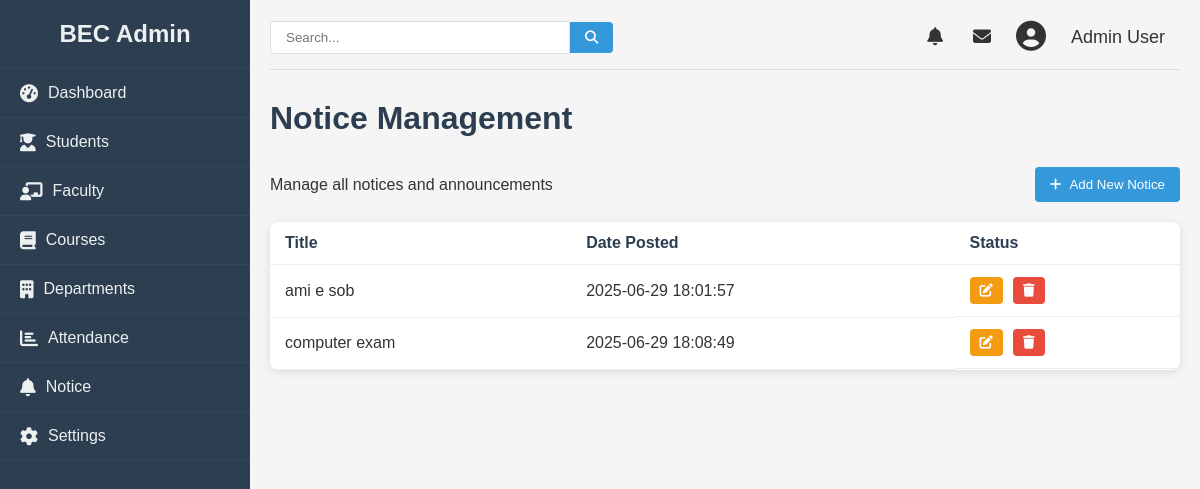
/admin/notice (signed in), run on the app's committed database.
### college/model.py (models this page shows, shortened)
class Notice(db.Model):
    id = db.Column(db.Integer, primary_key=True)
    title = db.Column(db.String(100), nullable=False)
    content = db.Column(db.String, nullable=False)
    date = db.Column(db.DateTime, nullable=False)

### college/admin/adminroute.py (the view)
@app.route("/admin/notice", methods = ["GET", "POST"])
def notice():
    logged = 'user_id' in session
    if logged:
        notices = Notice.query.all()
        return render_template("notice.html", notices=notices, data= False)
    else:
        return redirect(url_for("login"))

### college/admin/templates/notice.html (shortened to what this page needs)
{% from "macro/cmsnav.html" import cmsnav%}
{%extends "admbase.html"%}
{%block head%}
<link rel="stylesheet" href="{{url_for('static', filename='css/styles.css')}}">
<link rel="stylesheet" href="https://cdnjs.cloudflare.com/ajax/libs/font-awesome/6.4.0/css/all.min.css">
{%endblock%}
{%block content%}
<div class="container" w-tid="21">
    {{cmsnav()}}
    <main class="main-content" w-tid="111">
        <header class="top-header" w-tid="113">
            <div class="search-box" w-tid="115">
                <input type="text" placeholder="Search..." w-tid="117" />
                <button w-tid="119"><i class="fas fa-search" w-tid="121"></i></button>
            </div>
            <div class="user-profile" w-tid="123">
                <span class="notification" w-tid="125"><i class="fas fa-bell" w-tid="127"></i></span>
                <span class="message" w-tid="129"><i class="fas fa-envelope" w-tid="131"></i></span>
                <div class="profile-img" w-tid="133">
                    <i class="fas fa-user-circle" w-tid="135"></i>
                </div>
                <span class="username" w-tid="137">Admin User</span>
            </div>
        </header>
        <div id="dashboard-page" class="content-section" w-tid="139">
            <div class="dashboard" w-tid="141">
                <h1 w-tid="357">Notice Management</h1>
                <div class="students-header" w-tid="359">
                    <p w-tid="361">Manage all notices and announcements</p>
                    <button class="add-student-btn" w-tid="363">
                        <a style="text-decoration: none; color:white;" href="/admin/addnotice">
                            <i class="fas fa-plus" w-tid="365"></i>
                            Add New Notice
                        </a>
                    </button>
                </div>
                <div class="students-table" w-tid="1167">
                    <table w-tid="1169">
                        <thead w-tid="1171">
                            <tr w-tid="1173">
                                <th w-tid="1177">Title</th>
                                <th w-tid="1181">Date Posted</th>
                                <th w-tid="1187">Status</th>
                            </tr>
                        </thead>
                        <tbody w-tid="1191">
                            {%for notice in notices %}
                            <tr w-tid="1193">
                                <td w-tid="1197">{{ notice.title }}</td>
                                <td w-tid="1201">{{ notice.date }}</td>
                                <td class="action-cell" w-tid="1211">
                                    <button class="action-btn edit-btn" w-tid="1217">
                                        <a href="/admin/update/notice/{{notice.id}}">
                                            <i class="fas fa-edit" w-tid="1219"></i>
                                        </a>
                                    </button>
                                    <button class="action-btn delete-btn" w-tid="1221"><a href="/admin/notice/delete/{{notice.id}}"><i class="fas fa-trash" w-tid="723"></i></a></button>
                                </td>
                            </tr>
                            {%endfor%}
                        </tbody>
                    </table>
                </div>
            </div>
        </div>
    </main>
</div>
{%endblock%}

### college/static/css/styles.css (style rules this page uses)
* { margin: 0; padding: 0; box-sizing: border-box; }
body { font-family: Arial, sans-serif; background-color: #f5f5f5; color: #333; }
a { text-decoration: none; color:inherit; }
.container { display: flex; min-height: 100vh; }
.main-content { flex: 1; padding: 20px; }
.top-header { display: flex; justify-content: space-between; align-items: center; margin-bottom: 30px; padding-bottom: 15px; border-bottom: 1px solid #ddd; }
.search-box { display: flex; align-items: center; }
.search-box input { padding: 8px 15px; border: 1px solid #ddd; border-radius: 4px 0 0 4px; width: 300px; }
.search-box button { background: #3498db; color: white; border: none; padding: 8px 15px; border-radius: 0 4px 4px 0; cursor: pointer; }
.user-profile { display: flex; align-items: center; }
.user-profile span { margin: 0 15px; font-size: 18px; cursor: pointer; }
.profile-img { font-size: 30px; margin: 0 10px; }
.dashboard h1 { margin-bottom: 30px; color: #2c3e50; }
table { width: 100%; border-collapse: collapse; }
th, td { padding: 12px 15px; text-align: left; border-bottom: 1px solid #eee; }
th { font-weight: bold; color: #2c3e50; }
.content-section { display: none; }
#dashboard-page { display: block; }
.students-header { display: flex; justify-content: space-between; align-items: center; margin-bottom: 20px; }
.add-student-btn { background-color: #3498db; color: white; border: none; padding: 10px 15px; border-radius: 4px; cursor: pointer; display: flex; align-items: center; }
.add-student-btn i { margin-right: 5px; }
.students-table { background: white; border-radius: 8px; box-shadow: 0 2px 10px rgba(0, 0, 0, 0.1); overflow: hidden; }
.action-cell { display: flex; gap: 10px; }
.action-btn { padding: 6px 10px; border-radius: 4px; cursor: pointer; border: none; color: white; }
.edit-btn { background-color: #f39c12; }
.delete-btn { background-color: #e74c3c; }

### data on the page
Notice: title "ami e sob", date "2025-06-29 18:01:57"
Notice: title "computer exam", date "2025-06-29 18:08:49"
